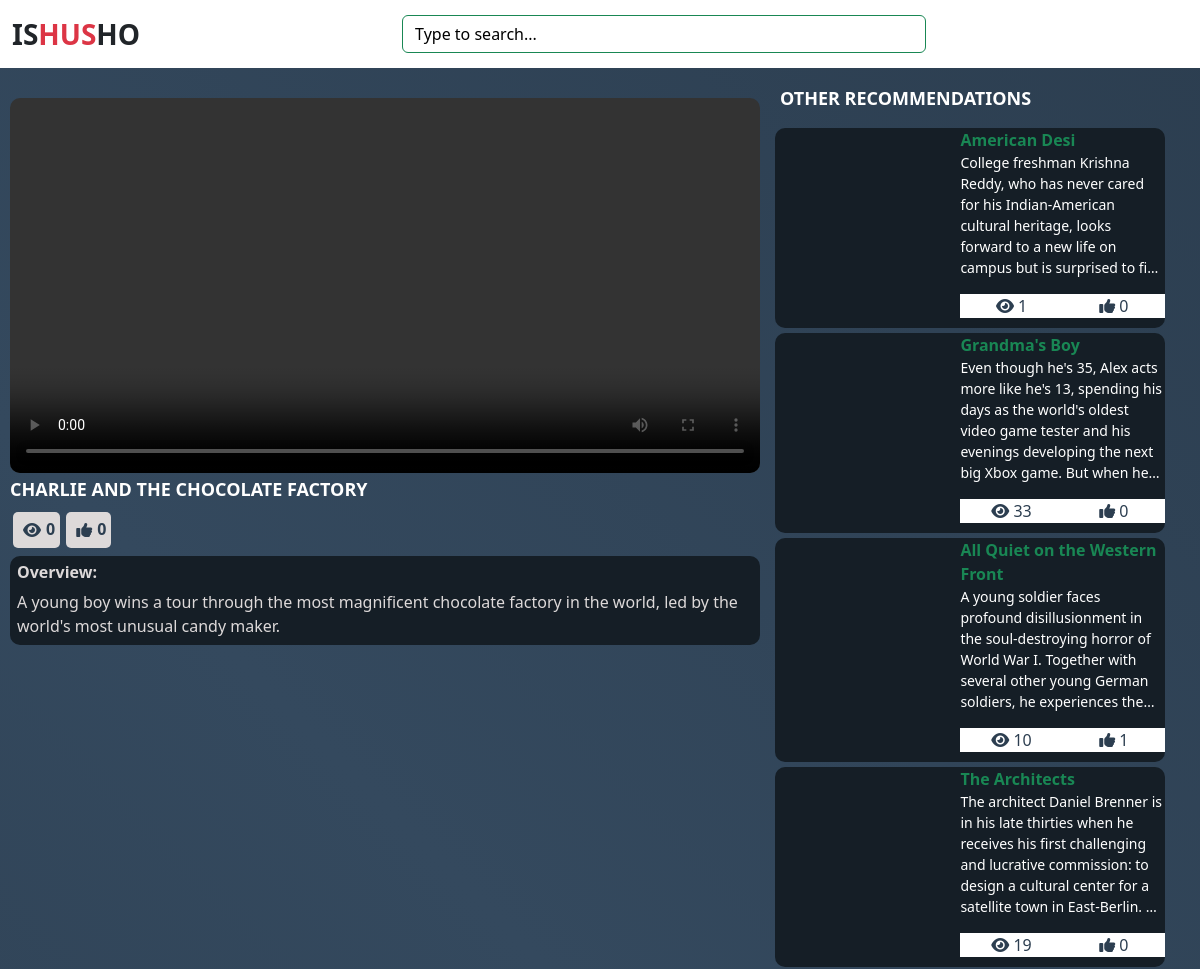
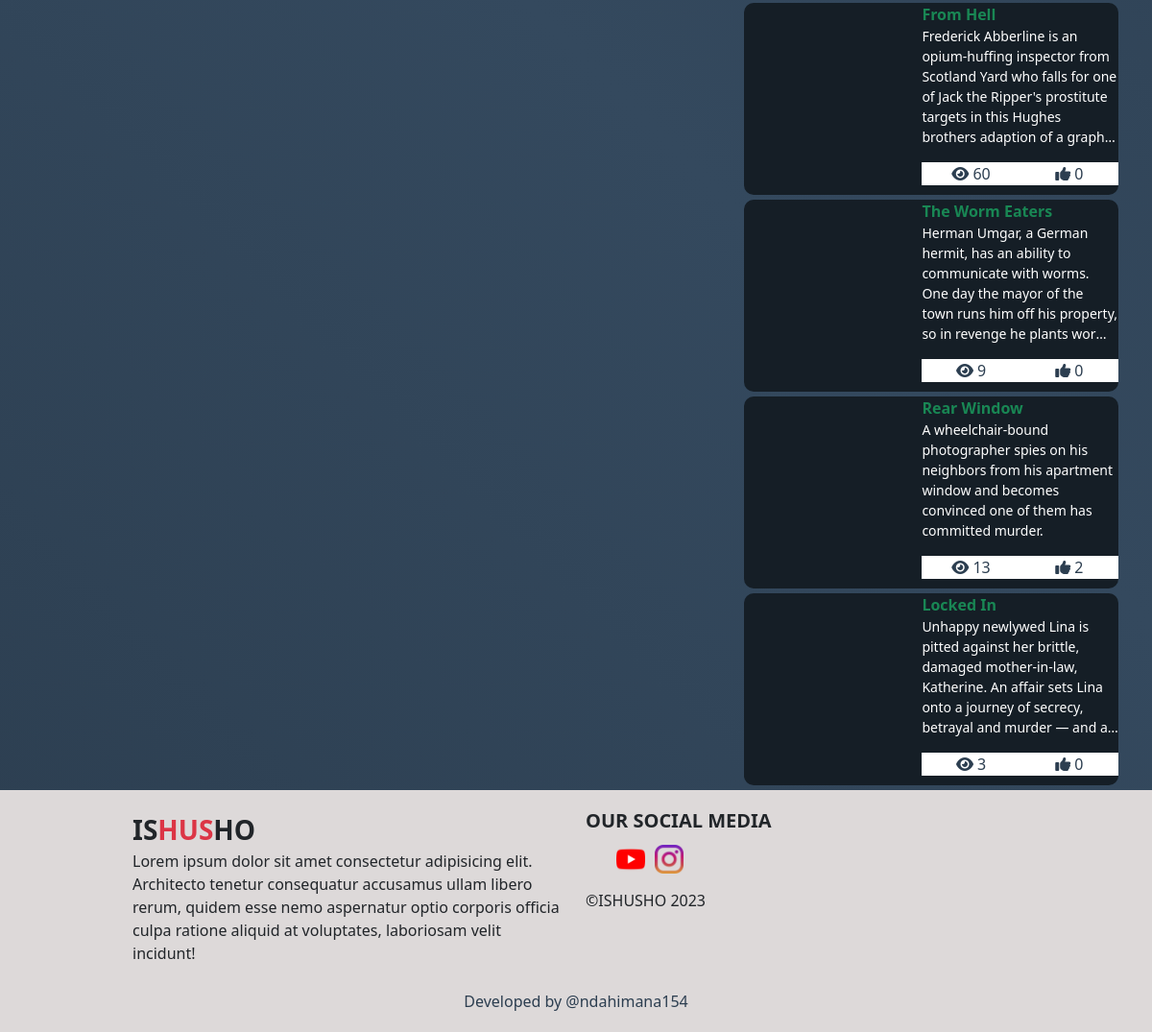
Screenshot of /watch.php?v=118 with the database file from the repository (2 pictures, top to bottom).
### tables this page shows
CREATE TABLE `movies` (
  `movie_id` varchar(255) NOT NULL,
  `movie_name` text NOT NULL,
  `movie_description` text NOT NULL,
  `movie_categories` text NOT NULL,
  `movie_poster` text NOT NULL,
  `movie_url` text NOT NULL,
  `url720` text NOT NULL,
  `url480` text NOT NULL,
  `release_date` varchar(255) NOT NULL,
  `addition_date` text NOT NULL,
  `added_by` int(11) NOT NULL
);

### watch.php (the view, shortened to what this page needs)
<?php
include('./php/global/server.php');
?>
<!DOCTYPE html>
<html lang="en">
<head>
    <link rel="stylesheet" href="assets/bootstrap-5.0.2-dist/css/bootstrap.min.css">
    <link rel="stylesheet" href="assets/fontawesome-free-6.4.2-web/css/all.css">
    <link rel="stylesheet" href="https://cdn.jsdelivr.net/npm/bootstrap@5.3.2/dist/css/bootstrap.min.css">
    <link rel="stylesheet" href="https://cdnjs.cloudflare.com/ajax/libs/font-awesome/6.4.2/css/all.min.css" />
    <link rel="stylesheet" href="https://cdn.plyr.io/3.6.7/plyr.css" />
    <link rel="stylesheet" href="./styles/main.css">
</head>
<body>
    <?php
    include("./php/client/nav-bar.php");
    ?>
    <?php
    if (!isset($_GET['v'])) {
    ?>
        <p class="alert alert-danger">
            No video sent to server.
        </p>
        <?php
    } else {
        $video = $_GET['v'];
        $checkVideoExistence = mysqli_query($server, "SELECT * from
            movies WHERE movie_id = '$video'
        ");
        if (mysqli_num_rows($checkVideoExistence) != 1) {
        ?>
            <p class="alert alert-danger">
                404 :) Movie is not found
            </p>
        <?php
        } else {
            $dataVideoExistence = mysqli_fetch_array($checkVideoExistence);
            $video720p = $dataVideoExistence['url720'];
            $video480p = $dataVideoExistence['url480'];
            $getViewsCount = mysqli_query($server, "SELECT * from movie_views
                WHERE movie = '$video'
            ");
            $viewsCount = mysqli_num_rows($getViewsCount);
        ?>
            <div class="center-section">
                <div class="left-video">
                    <div class="video-display">
                        <video id="my-video" controls>
                            <source src="<?php echo $video720p; ?>" type="video/mp4" data-size="480" />
                            <source src="<?php echo $video480p; ?>" type="video/mp4" data-size="720" />
                        </video>
                        <div class="video-controls">
                            <h2>
                                <?php echo $dataVideoExistence['movie_name']; ?>
                            </h2>
                            <div class="ctrlz">
                                <a>
                                    <i class="fa fa-eye"></i>
                                    <span>
                                        <?php echo $viewsCount; ?>
                                    </span>
                                </a>
                                <a href="?v=<?php echo $video ?>&like=<?php echo $video ?>">
                                    <?php
                                        $getLikesCOunt = mysqli_query($server,"SELECT
                                            * from movie_likes
                                            WHERE movie = '$video'
                                        ");
                                    ?>
                                    <i class="fa fa-thumbs-up"></i>
                                    <span><?php echo mysqli_num_rows($getLikesCOunt); ?></span>
                                </a>
                            </div>
                        </div>
                        <div class="description">
                            <h4>
                                Overview:
                            </h4>
                            <?php
                            echo $dataVideoExistence['movie_description'];
                            ?>
                        </div>
                    </div>
                </div>
                <div class="recommended-vids">
                    <h1>
                        Other recommendations
                    </h1>
                    <?php
                    $getRecommendedOnes = mysqli_query($server, "SELECT * from movies
                            WHERE movie_id != '$video'
                            ORDER BY rand()
                            LIMIT 8
                        ");
                    while ($dataRecommendationsVideos = mysqli_fetch_array($getRecommendedOnes)) {
                    ?>
                        <div class="recommend-box">
                            <a href="watch.php?v=<?php echo $dataRecommendationsVideos['movie_id'] ?>" class="recommend">
                                <div class="left">
                                </div>
                                <div class="right">
                                    <span class="m_name">
                                        <?php
                                        echo $dataRecommendationsVideos['movie_name'];
                                        ?>
                                    </span>
                                    <p title="<?php echo $dataRecommendationsVideos['movie_description']; ?>">
                                        <?php echo $dataRecommendationsVideos['movie_description']; ?>
                                    </p>
                                    <div class="buttons">
                                        <?php
                                        $recommendId = $dataRecommendationsVideos['movie_id'];
                                        $getRecommendViews = mysqli_query($server, "SELECT * from movie_views
                                                WHERE movie = '$recommendId'
                                            ");
                                        ?>
                                        <button>
                                            <i class="fa fa-eye"></i>
                                            <span><?php echo mysqli_num_rows($getRecommendViews); ?></span>
                                        </button>
                                        <button>
                                            <?php
                                                $getRecommendLikes = mysqli_query($server,"
                                                    SELECT * from movie_likes
                                                    WHERE movie = '$recommendId'
                                                ");
                                            ?>
                                            <i class="fa fa-thumbs-up"></i>
                                            <span><?php echo mysqli_num_rows($getRecommendLikes); ?></span>
                                        </button>
                                    </div>
                                </div>
                            </a>
                        </div>
                    <?php
                    }
                    ?>
                </div>
            </div>
    <?php
        }
    }
    include('./php/client/footer.php');
    ?>
</body>
</html>

### styles/main.css (style rules this page uses)
* { margin: 0; padding: 0; }
a { text-decoration: none; font-size: 16px; }
body { margin: 0; padding: 0; background: linear-gradient(45deg, #2c3e50, #34495e, #2c3e50); }
.center-section { display: flex; flex-direction: row; flex-wrap: wrap; }
.center-section .left-video { width: calc(100vw - 430px); margin-top: 20px; }
.center-section .left-video .video-display { padding: 10px; }
.center-section .left-video .video-display #my-video { width: 100%; border-radius: 10px; }
.center-section .left-video .video-display h2 { color: #fff; font-size: 18px; text-transform: uppercase; font-weight: bold; }
.center-section .left-video .video-display .video-controls .ctrlz { display: flex; flex-direction: row; list-style: none; }
.center-section .left-video .video-display .video-controls .ctrlz a { display: flex; flex-direction: row; background: #ddd9d9; color: #2c3e50; margin: 3px; border-radius: 5px; padding: 5px; text-align: center; font-weight: bold; font-size: 16px; }
.center-section .left-video .video-display .video-controls .ctrlz a i { padding: 5px; }
.center-section .left-video .video-display .description { margin-top: 5px; color: #ddd9d9; background: #151e26; padding: 7px; border-radius: 10px; }
.center-section .left-video .video-display .description h4 { color: #ddd9d9; font-weight: bold; font-size: 16px; }
.center-section .recommended-vids { width: 400px; margin-top: 10px; }
.center-section .recommended-vids h1 { color: #fff; font-size: 18px; font-weight: bolder; padding: 10px; text-transform: uppercase; user-select: none; }
.center-section .recommended-vids .recommend-box .recommend { text-decoration: none; background: #151e26; border-radius: 10px; color: #fff; display: flex; flex-direction: row; flex-wrap: nowrap; margin: 5px; }
.center-section .recommended-vids .recommend-box .recommend .left { width: 180px; }
.center-section .recommended-vids .recommend-box .recommend .right { padding-left: 10px; width: calc(400px - 180px); }
.center-section .recommended-vids .recommend-box .recommend .right .m_name { font-weight: bold; color: #198754; }
.center-section .recommended-vids .recommend-box .recommend .right p { width: 100%; display: -webkit-box; -webkit-line-clamp: 6; -webkit-box-orient: vertical; overflow: hidden; text-overflow: ellipsis; white-space: normal; font-size: 14px; }
.center-section .recommended-vids .recommend-box .recommend .right .buttons { display: flex; flex-direction: row; flex-wrap: nowrap; }
.center-section .recommended-vids .recommend-box .recommend .right .buttons button { background: transparent; border: 0; background: #fff; color: #2c3e50; flex: 1; transition: 0.5s ease-in-out; margin-bottom: 10px; }

### rows the page displays
movies: movie_name "CHARLIE AND THE CHOCOLATE FACTORY", movie_description "A young boy wins a tour through the most magnificent chocolate factory in the world, led by the world's most unusual candy maker."
movies: movie_name "American Desi", movie_description "College freshman Krishna Reddy, who has never cared for his Indian-American cultural heritage, looks forward to a new life on campus but is surprised to…", mysqli_num_rows($getRecommendViews) "1", mysqli_num_rows($getRecommendLikes) "0"
movies: movie_name "Grandma's Boy", movie_description "Even though he's 35, Alex acts more like he's 13, spending his days as the world's oldest video game tester and his evenings developing the next big Xbox game. But when…", mysqli_num_rows($getRecommendViews) "33", mysqli_num_rows($getRecommendLikes) "0"
movies: movie_name "All Quiet on the Western Front", movie_description "A young soldier faces profound disillusionment in the soul-destroying horror of World War I. Together with several other young German soldiers, he experiences…", mysqli_num_rows($getRecommendViews) "10", mysqli_num_rows($getRecommendLikes) "1"
movies: movie_name "The Architects", movie_description "The architect Daniel Brenner is in his late thirties when he receives his first challenging and lucrative commission: to design a cultural center for a satellite town in East-Berlin.…", mysqli_num_rows($getRecommendViews) "19", mysqli_num_rows($getRecommendLikes) "0"
movies: movie_name "From Hell", movie_description "Frederick Abberline is an opium-huffing inspector from Scotland Yard who falls for one of Jack the Ripper's prostitute targets in this Hughes brothers adaption of a…", mysqli_num_rows($getRecommendViews) "60", mysqli_num_rows($getRecommendLikes) "0"
movies: movie_name "The Worm Eaters", movie_description "Herman Umgar, a German hermit, has an ability to communicate with worms. One day the mayor of the town runs him off his property, so in revenge he plants…", mysqli_num_rows($getRecommendViews) "9", mysqli_num_rows($getRecommendLikes) "0"
movies: movie_name "Rear Window", movie_description "A wheelchair-bound photographer spies on his neighbors from his apartment window and becomes convinced one of them has committed murder.", mysqli_num_rows($getRecommendViews) "13", mysqli_num_rows($getRecommendLikes) "2"
movies: movie_name "Locked In", movie_description "Unhappy newlywed Lina is pitted against her brittle, damaged mother-in-law, Katherine. An affair sets Lina onto a journey of secrecy, betrayal and murder — and…", mysqli_num_rows($getRecommendViews) "3", mysqli_num_rows($getRecommendLikes) "0"

### other values shown
$viewsCount "0"
mysqli_num_rows($getLikesCOunt) "0"
